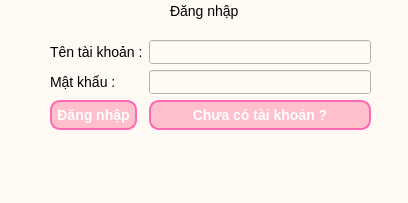
<?xml version="1.0" encoding="UTF-8"?>
<ui version="4.0">
 <class>MainWindow</class>
 <widget class="QMainWindow" name="MainWindow">
  <property name="geometry">
   <rect>
    <x>0</x>
    <y>0</y>
    <width>408</width>
    <height>203</height>
   </rect>
  </property>
  <property name="windowTitle">
   <string>MainWindow</string>
  </property>
  <property name="styleSheet">
   <string notr="true">/* Áp dụng font chữ */
QWidget {
    font-family: &quot;Comic Sans MS&quot;, &quot;Arial&quot;, sans-serif;
    font-size: 14px;
    background-color: #FFFAF3; /* Màu nền kem nhẹ */
}

/* Nút bấm */
QPushButton {
    background-color: #FFC0CB; 
    border: 2px solid #FF69B4;
    border-radius: 10px;
    padding: 5px;
    font-size: 14px;
    font-weight: bold;
    color: white;
}

QPushButton:hover {
    background-color: #FF69B4; /* Đậm hơn khi hover */
}

QPushButton:pressed {
    background-color: #FF1493;
}

/* Bảng hiển thị món */
QTableWidget {
    background-color: #FFF5EE;
    border: 1px solid #FFB6C1;
    gridline-color: #FF69B4;
}

QHeaderView::section {
    background-color: #FFB6C1;
    font-weight: bold;
    border: 1px solid #FF69B4;
}

/* Nhãn tổng tiền */
QLabel#lbTotal {
    background-color: #FFDAB9;
    border: 2px solid #FFA07A;
    border-radius: 10px;
    padding: 5px;
    color: #D2691E;
}
</string>
  </property>
  <widget class="QWidget" name="centralwidget">
   <widget class="QWidget" name="formLayoutWidget">
    <property name="geometry">
     <rect>
      <x>50</x>
      <y>40</y>
      <width>321</width>
      <height>181</height>
     </rect>
    </property>
    <layout class="QFormLayout" name="formLayout">
     <item row="0" column="0">
      <widget class="QLabel" name="label">
       <property name="text">
        <string>Tên tài khoản :</string>
       </property>
      </widget>
     </item>
     <item row="1" column="0">
      <widget class="QLabel" name="label_2">
       <property name="text">
        <string>Mật khẩu :</string>
       </property>
      </widget>
     </item>
     <item row="0" column="1">
      <widget class="QLineEdit" name="lineEdit"/>
     </item>
     <item row="1" column="1">
      <widget class="QLineEdit" name="lineEdit_2"/>
     </item>
     <item row="2" column="0">
      <widget class="QPushButton" name="pushButton">
       <property name="text">
        <string>Đăng nhập</string>
       </property>
      </widget>
     </item>
     <item row="2" column="1">
      <widget class="QPushButton" name="pushButton_2">
       <property name="text">
        <string>Chưa có tài khoản ?</string>
       </property>
      </widget>
     </item>
    </layout>
   </widget>
   <widget class="QLabel" name="label_3">
    <property name="geometry">
     <rect>
      <x>170</x>
      <y>0</y>
      <width>81</width>
      <height>21</height>
     </rect>
    </property>
    <property name="text">
     <string>Đăng nhập</string>
    </property>
   </widget>
  </widget>
  <widget class="QMenuBar" name="menubar">
   <property name="geometry">
    <rect>
     <x>0</x>
     <y>0</y>
     <width>408</width>
     <height>25</height>
    </rect>
   </property>
  </widget>
  <widget class="QStatusBar" name="statusbar"/>
 </widget>
 <resources/>
 <connections/>
</ui>
